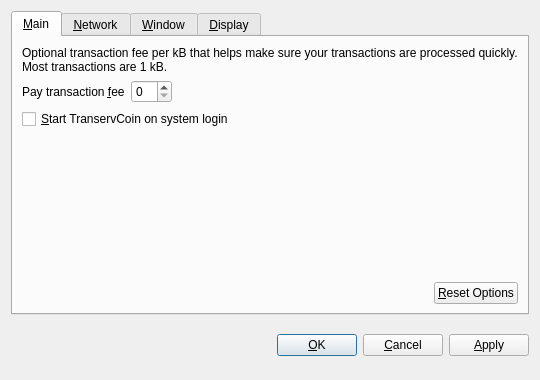
<?xml version="1.0" encoding="UTF-8"?>
<ui version="4.0">
 <class>OptionsDialog</class>
 <widget class="QDialog" name="OptionsDialog">
  <property name="geometry">
   <rect>
    <x>0</x>
    <y>0</y>
    <width>540</width>
    <height>380</height>
   </rect>
  </property>
  <property name="windowTitle">
   <string>Options</string>
  </property>
  <property name="modal">
   <bool>true</bool>
  </property>
  <layout class="QVBoxLayout" name="verticalLayout">
   <item>
    <widget class="QTabWidget" name="tabWidget">
     <property name="tabPosition">
      <enum>QTabWidget::North</enum>
     </property>
     <property name="currentIndex">
      <number>0</number>
     </property>
     <widget class="QWidget" name="tabMain">
      <attribute name="title">
       <string>&amp;Main</string>
      </attribute>
      <layout class="QVBoxLayout" name="verticalLayout_Main">
       <item>
        <widget class="QLabel" name="transactionFeeInfoLabel">
         <property name="text">
          <string>Optional transaction fee per kB that helps make sure your transactions are processed quickly. Most transactions are 1 kB.</string>
         </property>
         <property name="textFormat">
          <enum>Qt::PlainText</enum>
         </property>
         <property name="wordWrap">
          <bool>true</bool>
         </property>
        </widget>
       </item>
       <item>
        <layout class="QHBoxLayout" name="horizontalLayout_1_Main">
         <item>
          <widget class="QLabel" name="transactionFeeLabel">
           <property name="text">
            <string>Pay transaction &amp;fee</string>
           </property>
           <property name="textFormat">
            <enum>Qt::PlainText</enum>
           </property>
           <property name="buddy">
            <cstring>transactionFee</cstring>
           </property>
          </widget>
         </item>
         <item>
          <widget class="BitcoinAmountField" name="transactionFee"/>
         </item>
         <item>
          <spacer name="horizontalSpacer_1_Main">
           <property name="orientation">
            <enum>Qt::Horizontal</enum>
           </property>
           <property name="sizeHint" stdset="0">
            <size>
             <width>40</width>
             <height>20</height>
            </size>
           </property>
          </spacer>
         </item>
        </layout>
       </item>
       <item>
        <widget class="QCheckBox" name="bitcoinAtStartup">
         <property name="toolTip">
          <string>Automatically start TranservCoin after logging in to the system.</string>
         </property>
         <property name="text">
          <string>&amp;Start TranservCoin on system login</string>
         </property>
        </widget>
       </item>
       <item>
        <spacer name="verticalSpacer_Main">
         <property name="orientation">
          <enum>Qt::Vertical</enum>
         </property>
         <property name="sizeHint" stdset="0">
          <size>
           <width>20</width>
           <height>40</height>
          </size>
         </property>
        </spacer>
       </item>
       <item>
        <layout class="QHBoxLayout" name="horizontalLayout_2_Main">
         <item>
          <spacer name="horizontalSpacer_2_Main">
           <property name="orientation">
            <enum>Qt::Horizontal</enum>
           </property>
           <property name="sizeHint" stdset="0">
            <size>
             <width>40</width>
             <height>20</height>
            </size>
           </property>
          </spacer>
         </item>
         <item>
          <widget class="QPushButton" name="resetButton">
           <property name="toolTip">
            <string>Reset all client options to default.</string>
           </property>
           <property name="text">
            <string>&amp;Reset Options</string>
           </property>
           <property name="autoDefault">
            <bool>false</bool>
           </property>
          </widget>
         </item>
        </layout>
       </item>
      </layout>
     </widget>
     <widget class="QWidget" name="tabNetwork">
      <attribute name="title">
       <string>&amp;Network</string>
      </attribute>
      <layout class="QVBoxLayout" name="verticalLayout_Network">
       <item>
        <widget class="QCheckBox" name="mapPortUpnp">
         <property name="toolTip">
          <string>Automatically open the TranservCoin client port on the router. This only works when your router supports UPnP and it is enabled.</string>
         </property>
         <property name="text">
          <string>Map port using &amp;UPnP</string>
         </property>
        </widget>
       </item>
       <item>
        <widget class="QCheckBox" name="connectSocks">
         <property name="toolTip">
          <string>Connect to the TranservCoin network through a SOCKS proxy (e.g. when connecting through Tor).</string>
         </property>
         <property name="text">
          <string>&amp;Connect through SOCKS proxy:</string>
         </property>
        </widget>
       </item>
       <item>
        <layout class="QHBoxLayout" name="horizontalLayout_Network">
         <item>
          <widget class="QLabel" name="proxyIpLabel">
           <property name="text">
            <string>Proxy &amp;IP:</string>
           </property>
           <property name="textFormat">
            <enum>Qt::PlainText</enum>
           </property>
           <property name="buddy">
            <cstring>proxyIp</cstring>
           </property>
          </widget>
         </item>
         <item>
          <widget class="QValidatedLineEdit" name="proxyIp">
           <property name="maximumSize">
            <size>
             <width>140</width>
             <height>16777215</height>
            </size>
           </property>
           <property name="toolTip">
            <string>IP address of the proxy (e.g. 127.0.0.1)</string>
           </property>
          </widget>
         </item>
         <item>
          <widget class="QLabel" name="proxyPortLabel">
           <property name="text">
            <string>&amp;Port:</string>
           </property>
           <property name="textFormat">
            <enum>Qt::PlainText</enum>
           </property>
           <property name="buddy">
            <cstring>proxyPort</cstring>
           </property>
          </widget>
         </item>
         <item>
          <widget class="QLineEdit" name="proxyPort">
           <property name="maximumSize">
            <size>
             <width>55</width>
             <height>16777215</height>
            </size>
           </property>
           <property name="toolTip">
            <string>Port of the proxy (e.g. 9050)</string>
           </property>
          </widget>
         </item>
         <item>
          <widget class="QLabel" name="socksVersionLabel">
           <property name="text">
            <string>SOCKS &amp;Version:</string>
           </property>
           <property name="textFormat">
            <enum>Qt::PlainText</enum>
           </property>
           <property name="buddy">
            <cstring>socksVersion</cstring>
           </property>
          </widget>
         </item>
         <item>
          <widget class="QValueComboBox" name="socksVersion">
           <property name="toolTip">
            <string>SOCKS version of the proxy (e.g. 5)</string>
           </property>
          </widget>
         </item>
         <item>
          <spacer name="horizontalSpacer_Network">
           <property name="orientation">
            <enum>Qt::Horizontal</enum>
           </property>
           <property name="sizeHint" stdset="0">
            <size>
             <width>40</width>
             <height>20</height>
            </size>
           </property>
          </spacer>
         </item>
        </layout>
       </item>
       <item>
        <spacer name="verticalSpacer_Network">
         <property name="orientation">
          <enum>Qt::Vertical</enum>
         </property>
         <property name="sizeHint" stdset="0">
          <size>
           <width>20</width>
           <height>40</height>
          </size>
         </property>
        </spacer>
       </item>
      </layout>
     </widget>
     <widget class="QWidget" name="tabWindow">
      <attribute name="title">
       <string>&amp;Window</string>
      </attribute>
      <layout class="QVBoxLayout" name="verticalLayout_Window">
       <item>
        <widget class="QCheckBox" name="minimizeToTray">
         <property name="toolTip">
          <string>Show only a tray icon after minimizing the window.</string>
         </property>
         <property name="text">
          <string>&amp;Minimize to the tray instead of the taskbar</string>
         </property>
        </widget>
       </item>
       <item>
        <widget class="QCheckBox" name="minimizeOnClose">
         <property name="toolTip">
          <string>Minimize instead of exit the application when the window is closed. When this option is enabled, the application will be closed only after selecting Quit in the menu.</string>
         </property>
         <property name="text">
          <string>M&amp;inimize on close</string>
         </property>
        </widget>
       </item>
       <item>
        <spacer name="verticalSpacer_Window">
         <property name="orientation">
          <enum>Qt::Vertical</enum>
         </property>
         <property name="sizeHint" stdset="0">
          <size>
           <width>20</width>
           <height>40</height>
          </size>
         </property>
        </spacer>
       </item>
      </layout>
     </widget>
     <widget class="QWidget" name="tabDisplay">
      <attribute name="title">
       <string>&amp;Display</string>
      </attribute>
      <layout class="QVBoxLayout" name="verticalLayout_Display">
       <item>
        <layout class="QHBoxLayout" name="horizontalLayout_1_Display">
         <item>
          <widget class="QLabel" name="langLabel">
           <property name="text">
            <string>User Interface &amp;language:</string>
           </property>
           <property name="textFormat">
            <enum>Qt::PlainText</enum>
           </property>
           <property name="buddy">
            <cstring>lang</cstring>
           </property>
          </widget>
         </item>
         <item>
          <widget class="QValueComboBox" name="lang">
           <property name="toolTip">
            <string>The user interface language can be set here. This setting will take effect after restarting TranservCoin.</string>
           </property>
          </widget>
         </item>
        </layout>
       </item>
       <item>
        <layout class="QHBoxLayout" name="horizontalLayout_2_Display">
         <item>
          <widget class="QLabel" name="unitLabel">
           <property name="text">
            <string>&amp;Unit to show amounts in:</string>
           </property>
           <property name="textFormat">
            <enum>Qt::PlainText</enum>
           </property>
           <property name="buddy">
            <cstring>unit</cstring>
           </property>
          </widget>
         </item>
         <item>
          <widget class="QValueComboBox" name="unit">
           <property name="toolTip">
            <string>Choose the default subdivision unit to show in the interface and when sending coins.</string>
           </property>
          </widget>
         </item>
        </layout>
       </item>
       <item>
        <widget class="QCheckBox" name="displayAddresses">
         <property name="toolTip">
          <string>Whether to show TranservCoin addresses in the transaction list or not.</string>
         </property>
         <property name="text">
          <string>&amp;Display addresses in transaction list</string>
         </property>
        </widget>
       </item>
       <item>
        <spacer name="verticalSpacer_Display">
         <property name="orientation">
          <enum>Qt::Vertical</enum>
         </property>
         <property name="sizeHint" stdset="0">
          <size>
           <width>20</width>
           <height>40</height>
          </size>
         </property>
        </spacer>
       </item>
      </layout>
     </widget>
    </widget>
   </item>
   <item>
    <layout class="QHBoxLayout" name="horizontalLayout_Buttons">
     <item>
      <spacer name="horizontalSpacer_1">
       <property name="orientation">
        <enum>Qt::Horizontal</enum>
       </property>
       <property name="sizeHint" stdset="0">
        <size>
         <width>40</width>
         <height>48</height>
        </size>
       </property>
      </spacer>
     </item>
     <item>
      <widget class="QLabel" name="statusLabel">
       <property name="font">
        <font>
         <weight>75</weight>
         <bold>true</bold>
        </font>
       </property>
       <property name="text">
        <string/>
       </property>
       <property name="textFormat">
        <enum>Qt::PlainText</enum>
       </property>
       <property name="wordWrap">
        <bool>true</bool>
       </property>
      </widget>
     </item>
     <item>
      <spacer name="horizontalSpacer_2">
       <property name="orientation">
        <enum>Qt::Horizontal</enum>
       </property>
       <property name="sizeHint" stdset="0">
        <size>
         <width>40</width>
         <height>48</height>
        </size>
       </property>
      </spacer>
     </item>
     <item>
      <widget class="QPushButton" name="okButton">
       <property name="text">
        <string>&amp;OK</string>
       </property>
      </widget>
     </item>
     <item>
      <widget class="QPushButton" name="cancelButton">
       <property name="text">
        <string>&amp;Cancel</string>
       </property>
       <property name="autoDefault">
        <bool>false</bool>
       </property>
      </widget>
     </item>
     <item>
      <widget class="QPushButton" name="applyButton">
       <property name="text">
        <string>&amp;Apply</string>
       </property>
       <property name="autoDefault">
        <bool>false</bool>
       </property>
      </widget>
     </item>
    </layout>
   </item>
  </layout>
 </widget>
 <customwidgets>
  <customwidget>
   <class>BitcoinAmountField</class>
   <extends>QSpinBox</extends>
   <header>bitcoinamountfield.h</header>
  </customwidget>
  <customwidget>
   <class>QValueComboBox</class>
   <extends>QComboBox</extends>
   <header>qvaluecombobox.h</header>
  </customwidget>
  <customwidget>
   <class>QValidatedLineEdit</class>
   <extends>QLineEdit</extends>
   <header>qvalidatedlineedit.h</header>
  </customwidget>
 </customwidgets>
 <resources/>
 <connections/>
</ui>
